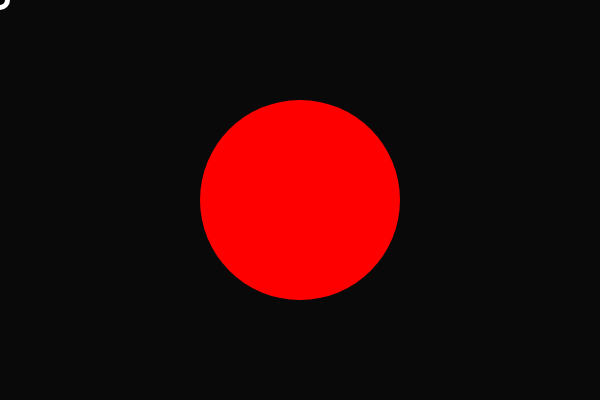
Frame 1 (no input)
Frame 60 (no input): identical to frame 1, image omitted
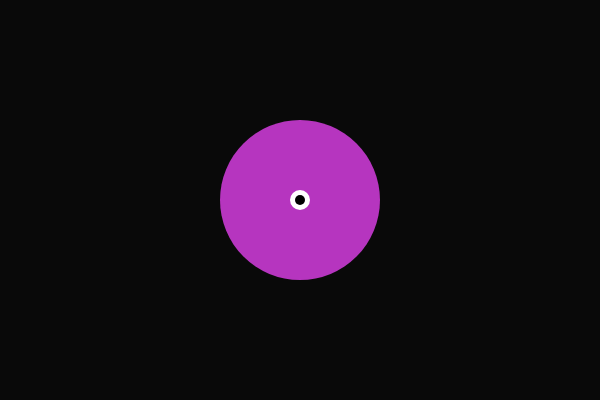
Frame 120 (the mouse pressed at the canvas centre since frame 60)

The p5.js sketch that drew these frames (run headless with seeded random() and noise() and a simulated clock; from frame 60 on, the mouse is pressed at the canvas centre):

// p5.js sketch
// ── sketch.js
let circleX, circleY;
let circleSize = 200;
let eyeSize = 20;
let isHovered = false;
let circleColor;

 function setup() {
  createCanvas(600, 400);
  circleX = width / 2;
  circleY = height / 2;
  circleColor = color(255, 0, 0);
  
}


  function draw() {
  background(9);
  let d = dist(mouseX, mouseY , circleX, circleY);
  if (d < circleSize / 2) {
  if (!isHovered) {
  circleColor = color(random(255), random(255), random(255));
  isHovered = true;
 }
} else {
  isHovered = false;
  circleColor = color(255, 0, 0);
  
}
    
    
  fill(circleColor);
  noStroke();
  ellipse(circleX, circleY , circleSize);
  let eyeDirectionX = mouseX - circleX;
  let eyeDirectionY = mouseY - circleY;
  fill(255);
  let eyeX = circleX + eyeDirectionX;
  let eyeY = circleY + eyeDirectionY;
  ellipse(eyeX, eyeY , eyeSize);
  fill(0);
  ellipse(eyeX, eyeY , eyeSize / 2);
}


 function mousePressed() {
  let d = dist(mouseX, mouseY , circleX, circleY);
  if (d < circleSize / 2) {
  circleSize *= 0.8;
   }
}
